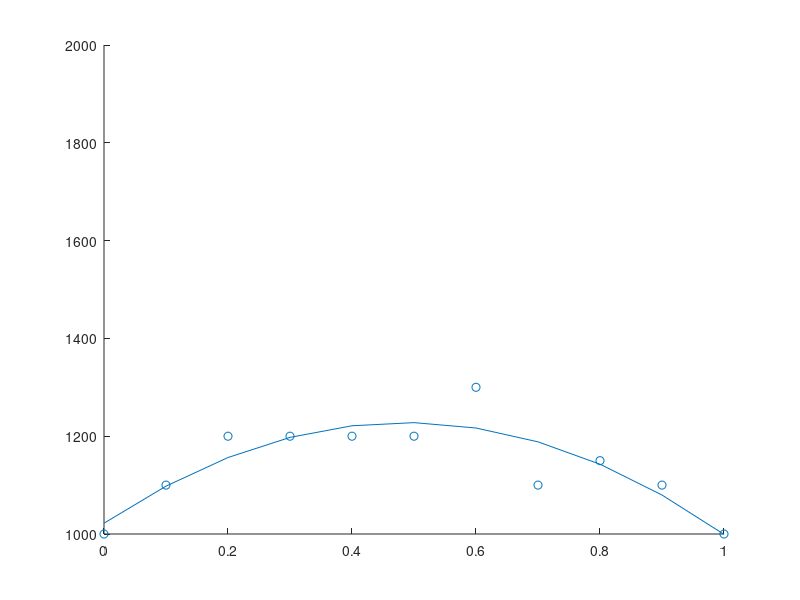

Reproduce this figure in MATLAB.
close all
clear all

% data
p_lot = [0:10]'./10;

y = [1000, 1100, 1300, 1600, 1800, 1900, 1740, 1600, 1350, 1100, 1000]';
y = [1000, 1100, 1200, 1200, 1200, 1200, 1300, 1100, 1150, 1100, 1000]';

x = p_lot;

scatter(x, y);
hold on 

p = polyfit(x, y, 2);
plot(x, polyval(p,x));
ylim([1000 2000])